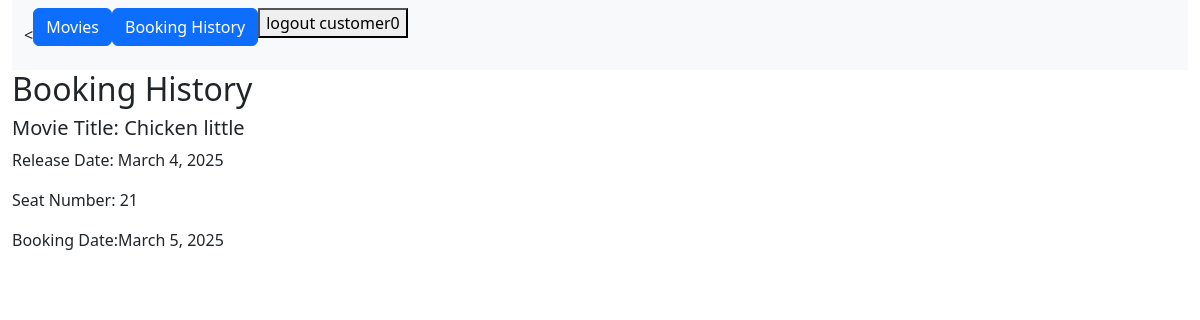
Page /bookings (signed in) on the committed database.
### movie_theater_booking/bookings/models.py (models this page shows, shortened)
class Booking(models.Model):
    booking_id = models.BigAutoField(primary_key=True)
    movie = models.ForeignKey(Movie, on_delete=models.CASCADE)
    seat = models.ForeignKey(Seat, on_delete=models.CASCADE)
    user = models.ForeignKey(User, on_delete=models.CASCADE)
    booking_date = models.DateField(auto_now_add=True)

class Movie(models.Model):
    movie_id = models.BigAutoField(primary_key=True)
    title = models.TextField()
    description = models.TextField()
    release_date = models.DateField()
    duration = models.PositiveIntegerField()

class Seat(models.Model):
    seat_id = models.BigAutoField(primary_key=True)
    seat_number = models.PositiveIntegerField()
    seat_status = models.BooleanField(default=False)

### movie_theater_booking/bookings/views.py (the view)
# urls.py: path('bookings', views.booking_history, name = 'booking_history'),
def booking_history(request):
    bookings = Booking.objects.filter(user = request.user)
    return render(request, 'booking_history.html', {'bookings': bookings})

### movie_theater_booking/bookings/templates/booking_history.html (shortened to what this page needs)
{% extends 'base.html' %}
{% block content %}
<h2>Booking History</h2>
{% if bookings %}
{% for booking in bookings %}
<h5>Movie Title: {{ booking.movie.title }}</h5>
<p>Release Date: {{ booking.movie.release_date }}</p>
<p>Seat Number: {{ booking.seat.seat_number }}</p>
<p>Booking Date:{{ booking.booking_date }}</p>
{% endfor %}
{% else %}
<p> There are no bookings </p>
{% endif %}
{% endblock %}

### movie_theater_booking/bookings/templates/base.html (shortened to what this page needs)
{% load static %}
<!DOCTYPE html>
<html lang="en">
  {% load bootstrap5 %}
  {% bootstrap_css %}
   <link href="https://cdn.jsdelivr.net/npm/bootstrap@5.3.1/dist/css/bootstrap.min.css" rel="stylesheet">
 </head>
 <body>
   <div class="container-fluid">
     <nav class="navbar navbar-expand-lg bg-body-tertiary">
       <div class="container-fluid">
         <div class="collapse navbar-collapse" id="navbarNavAltMarkup">
          <
           <div class="navbar-nav">
            <p><a href = "{% url 'movie_list' %}" class = "btn btn-primary" >Movies </a> </p>
            <p><a href = "{% url 'booking_history' %}" class = "btn btn-primary" >Booking History </a> </p>
            {% if user.is_authenticated %}
            <form method="post" action="{% url 'logout' %}">
              <button type="submit", id = nav_logout>logout {{ user }} </button>
          </form>
            {% else %}
                <a class="nav-link" href="{% url 'login' %}?next={{ request.path }}">Login</a>
            {% endif %}
           </div>
         </div>
       </div>
     </nav>
       <div class="col-sm-10">
         {% block content %}
         {% endblock %}
       </div>
     </div>
 </body>
</html>

### rows in the picture
Booking: movie "Chicken little", movie.release_date "March 4, 2025", seat.seat_number "21", booking_date "March 5, 2025"

### other values in the picture
{{ user }} "customer0"
